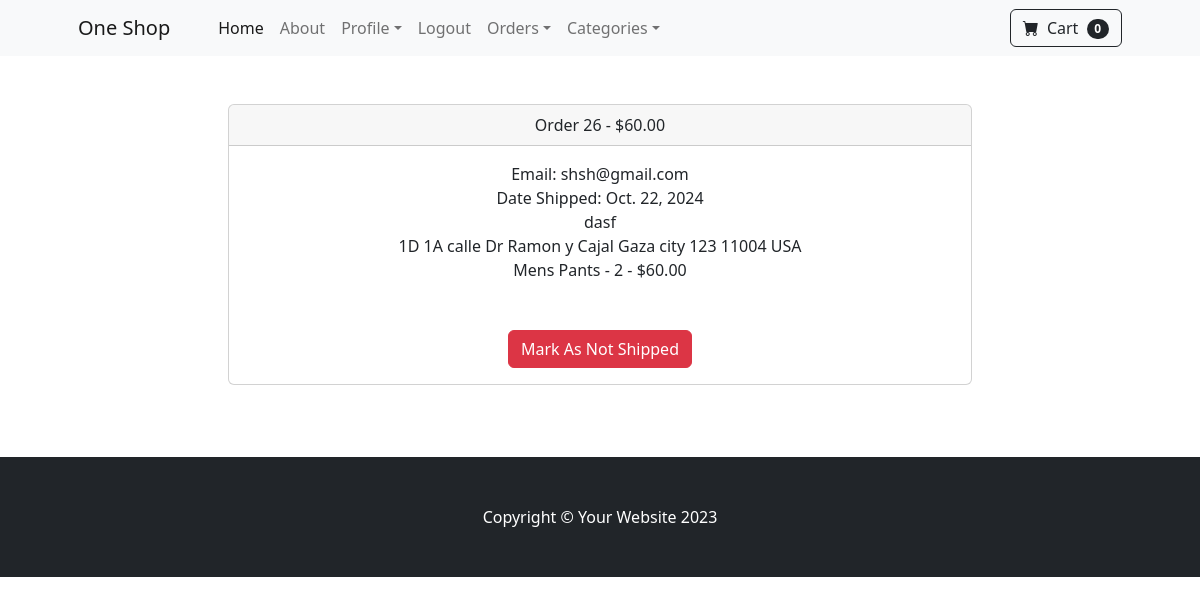
/payment/orders/26 (signed in), run on an earlier commit of the app's database.
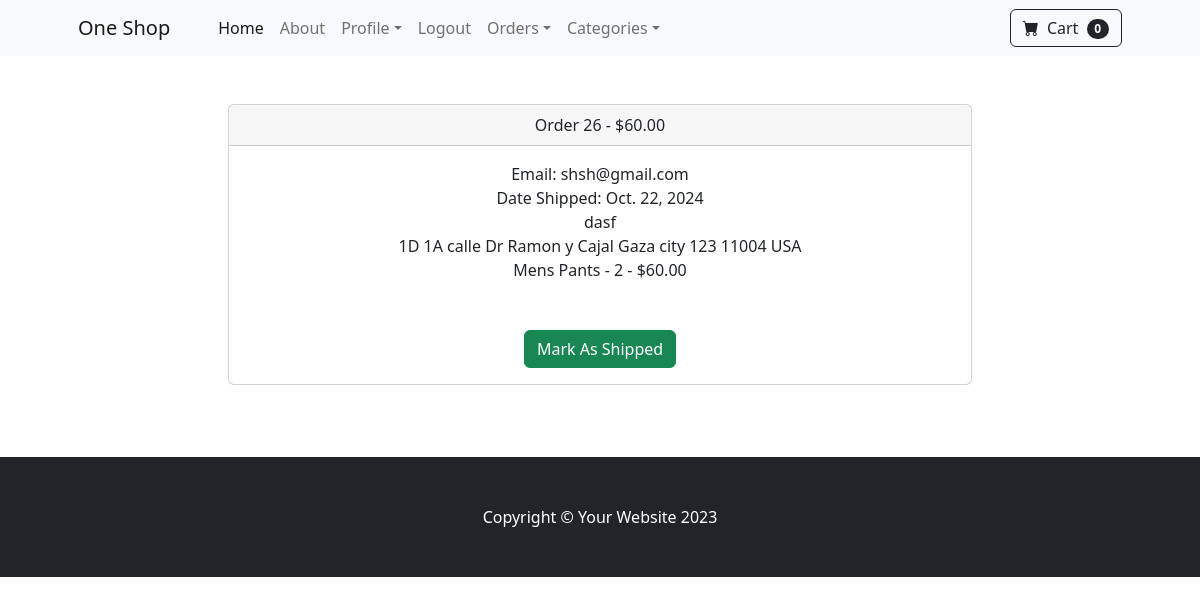
And on a later commit of the database.
### payment/models.py (models this page shows, shortened)
class Order(models.Model):
    user = models.ForeignKey(User, on_delete=models.CASCADE, null=True, blank=True)
    full_name = models.CharField(max_length=250)
    email = models.CharField(max_length=250)
    ShippingAddress = models.TextField(max_length=1000)
    amount_paid = models.DecimalField(max_digits=7, decimal_places=2)
    date_ordered = models.DateTimeField(auto_now_add=True)
    shipped = models.BooleanField(default=False)
    date_shipped = models.DateField(blank=True, null=True)

class OrderItem(models.Model):
    order = models.ForeignKey(Order, on_delete=models.CASCADE, null=True)
    product = models.ForeignKey(Product, on_delete=models.CASCADE, null=True)
    user = models.ForeignKey(User, on_delete=models.CASCADE, null=True, blank=True)
    quantity = models.PositiveBigIntegerField(default=1)
    price = models.DecimalField(max_digits=7, decimal_places=2)

### store/models.py (models this page shows)
class Product(models.Model):
    name = models.CharField(max_length=50)
    price = models.DecimalField(default=0, decimal_places=2, max_digits=6)
    category = models.ForeignKey(Category, on_delete=models.CASCADE, default=1)
    description = models.CharField(max_length=250, default='', blank=True, null=True)
    image = models.ImageField(upload_to='uploads/product/')
    on_sale = models.BooleanField(default=False)
    sale_price = models.DecimalField(default=0, decimal_places=2, max_digits=6)
    def __str__(self) -> str:
        return self.name

### payment/views.py (the view, shortened to what this page needs)
# urls.py: path('orders/<int:pk>', views.orders, name= 'orders'),
def orders(request, pk):
    if request.user.is_authenticated and request.user.is_superuser:
        order = Order.objects.get(id=pk)
        order_items = OrderItem.objects.filter(order=pk)
        return render(request, 'payment/orders.html', {'order': order, 'order_items':order_items})
    else:
        messages.error(request, 'Access Denied')
        return redirect('index')

### cart/cart.py (called while the page is built)
    def __len__(self):
        return len(self.cart)

### cart/context_processors.py (called while the page is built)
def cart(request):
    return {'cart': Cart(request)}

### payment/templates/payment/orders.html (shortened to what this page needs)
{% extends 'base.html' %}
{% block content %}
<div class="container">
    <div class="row">
        <center>
            <div class="col-8">
                <br /><br />
                <div class="card">
                    <div class="card-header">
                        Order {{ order.id}} - ${{order.amount_paid}}
                    </div>
                    <div class="card-body">
                        Email: {{ order.email}}<br />
                        {% if order.date_shipped %}
                        Date Shipped: {{ order.date_shipped}}
                        {% else %}
                        Date Ordered: {{ order.date_ordered}}
                        {% endif %}
                        <br/>
                        {{ order.full_name }}
                        <br>
                        {{ order.ShippingAddress }}
                        <br>
                        {% for item in order_items %}
                        {{ item.product }} - {{ item.quantity }} - ${{ item.price }}<br />
                        {% endfor %}
                        <br/><br/>
                        {% if not order.shipped %}
                        <form method="POST">
                            <button type="Submit" class="btn btn-success">Mark As Shipped</button>
                            {% else %}
                            <form method="POST">
                                <button type="Submit" class="btn btn-danger">Mark As Not Shipped</button>
                                {% endif %}
                    </div>
                </div>
                <br />
                <br /><br />
            </div>
        </center>
    </div>
</div>
{% endblock %}

### store/templates/base.html (shortened to what this page needs)
{% load static %}
<!DOCTYPE html>
<html lang="en">
<head>
    <link href="https://cdn.jsdelivr.net/npm/bootstrap-icons@1.5.0/font/bootstrap-icons.css" rel="stylesheet" />
    <link href="{% static 'css/styles.css' %} " rel="stylesheet" />
</head>
<body>
    {% include 'navbar.html'%}
    {% block content%}{% endblock %}
    <footer class="py-5 bg-dark">
        <div class="container">
            <p class="m-0 text-center text-white">Copyright &copy; Your Website 2023</p>
        </div>
    </footer>
</body>
</html>

### store/templates/navbar.html (shortened to what this page needs)
<nav class="navbar navbar-expand-lg navbar-light bg-light">
    <div class="container px-4 px-lg-5">
        <a class="navbar-brand" href="{% url 'index'%}">One Shop</a>
        <div class="collapse navbar-collapse" id="navbarSupportedContent">
            <ul class="navbar-nav me-auto mb-2 mb-lg-0 ms-lg-4">
                <li class="nav-item"><a class="nav-link active" aria-current="page" href="{% url 'index' %}">Home</a>
                </li>
                <li class="nav-item"><a class="nav-link" href="{% url 'about' %}">About</a></li>
                {% if user.is_authenticated%}
                <li class="nav-item dropdown">
                    <a class="nav-link dropdown-toggle" id="navbarDropdown" href="#" role="button"
                        data-bs-toggle="dropdown" aria-expanded="false">Profile</a>
                </li>
                <li class="nav-item"><a class="nav-link" href="{% url 'logout' %}">Logout</a></li>
                {% if user.is_superuser %}
                <li class="nav-item dropdown">
                    <a class="nav-link dropdown-toggle" id="navbarDropdown" href="#" role="button"
                        data-bs-toggle="dropdown" aria-expanded="false">Orders</a>
                </li>
                {% endif %}
                {% else %}
                <li class="nav-item"><a class="nav-link" href="{% url 'login' %}">Login</a></li>
                <li class="nav-item"><a class="nav-link" href="{% url 'register' %}">Register</a></li>
                {% endif %}
                <li class="nav-item dropdown">
                    <a class="nav-link dropdown-toggle" id="navbarDropdown" href="#" role="button"
                        data-bs-toggle="dropdown" aria-expanded="false">Categories</a>
                        {% load custom_filters %}
                </li>
            </ul>
            <form class="d-flex" action="">
                <a href="{% url 'cart_summary' %}" class="btn btn-outline-dark"><i class="bi-cart-fill me-1"></i>
                    Cart
                    <span class="badge bg-dark text-white ms-1 rounded-pill" id="cart_quantity">{{ cart|length }}</span></a>
            </form>
        </div>
    </div>
</nav>

What changed in the data, as far as the page shows it:
changed Order "shsh@gmail.com": shipped True → False (drawn)
Also different on the page:
text no longer shown: "Mark As Not Shipped"
text now shown: "Mark As Shipped"
